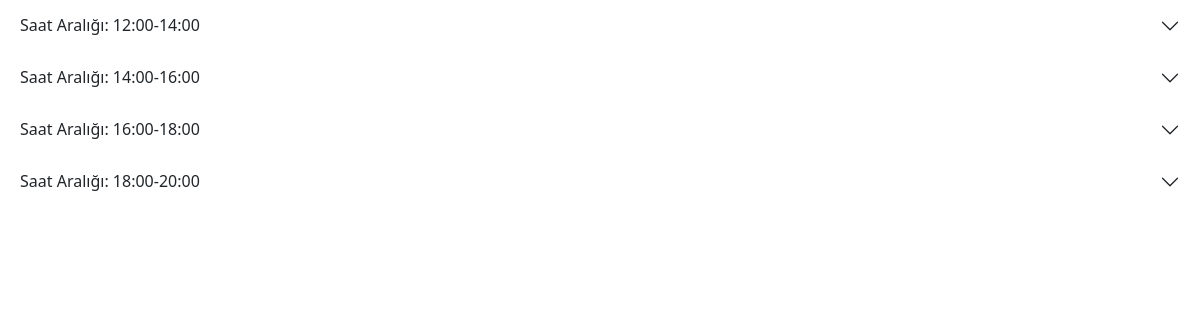
Page /blp4202gym/randevu.php on the committed database.
### tables this page shows
CREATE TABLE IF NOT EXISTS `randevu` (
  `id` int(11) NOT NULL AUTO_INCREMENT,
  `tarih` varchar(25) NOT NULL,
  `saat` varchar(25) NOT NULL,
  `durum` int(11) NOT NULL,
  `kota` int(11) NOT NULL,
  `alan` int(11) NOT NULL,
  PRIMARY KEY (`id`)
);

### blp4202gym/randevu.php (the view, shortened to what this page needs)
<!DOCTYPE html>
<html>
<head>
	   <link href="https://cdn.jsdelivr.net/npm/bootstrap@5.0.0-beta3/dist/css/bootstrap.min.css" rel="stylesheet">
</head>
<body>
<?php
include("connection.php");
foreach($db->query("select * from randevu where durum='0' ",PDO::FETCH_BOTH) as $row){  ?>
<div class="accordion accordion-flush" id="accordionFlushExample">
  <div class="accordion-item">
    <h2 class="accordion-header" id="x<?php echo $row[id]; ?>">
      <button class="accordion-button collapsed" type="button" data-bs-toggle="collapse" data-bs-target="#cx<?php echo $row[id]; ?>" aria-expanded="false" aria-controls="cx<?php echo $row[id]; ?>">Saat Aralığı: <?php  echo $row[saat]; ?>
      </button>
    </h2>
  </div>
</div>
<?php
}
?>
</body>
</html>

### rows in the picture
randevu: saat "12:00-14:00"
randevu: saat "14:00-16:00"
randevu: saat "16:00-18:00"
randevu: saat "18:00-20:00"
